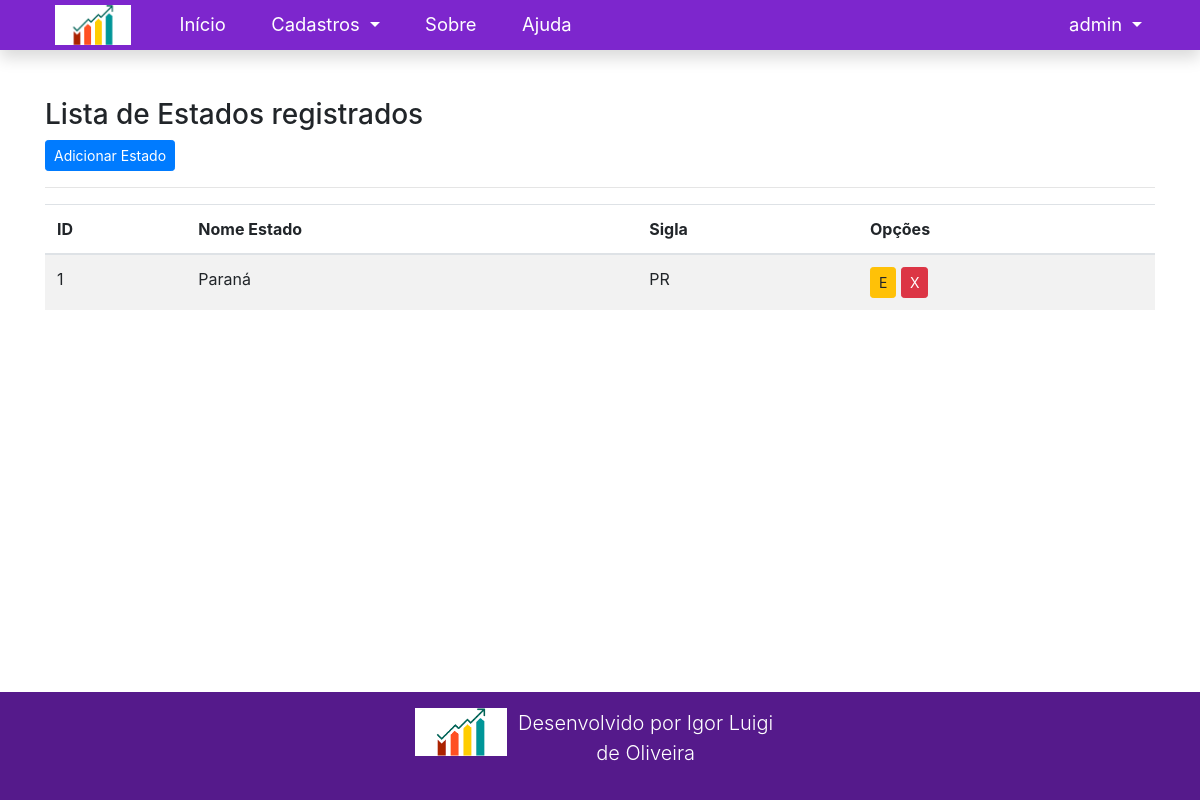
/listar/estado/ (signed in), run on an earlier commit of the app's database.
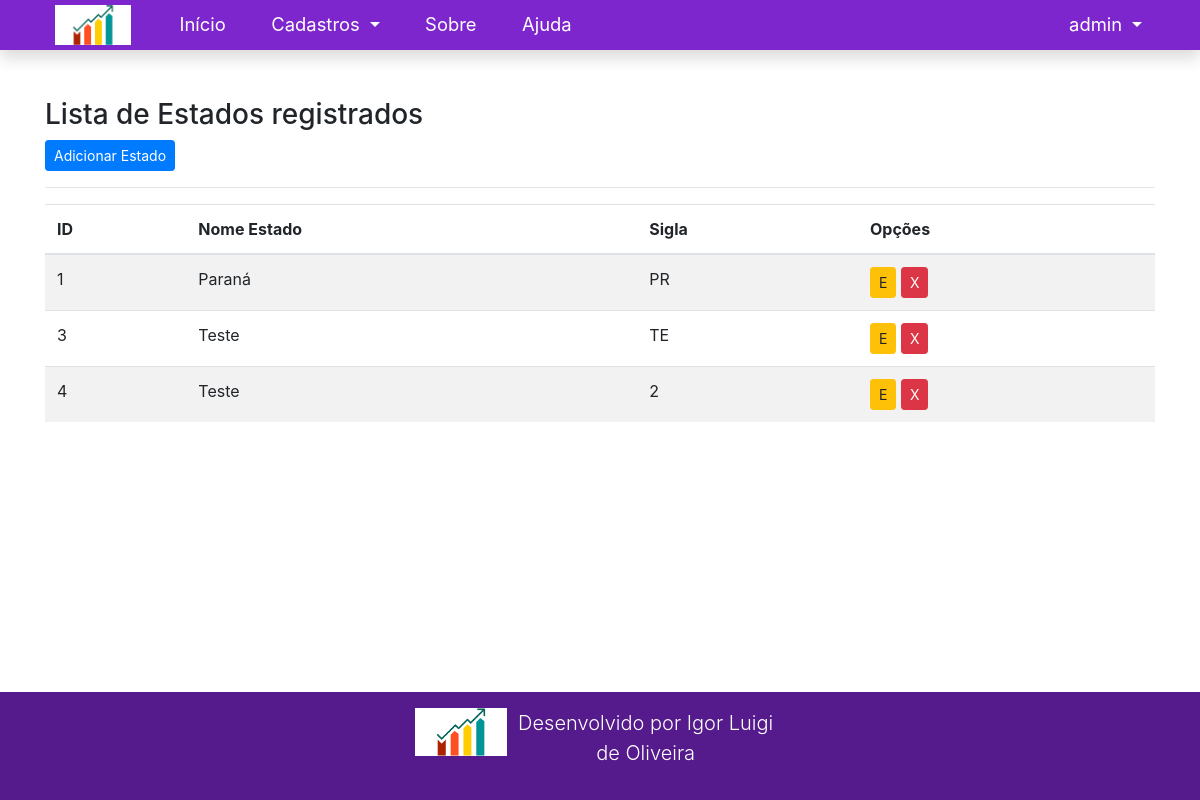
And on a later commit of the database.
### cadastros/models.py (models this page shows, shortened)
class Estado(models.Model):
    nomeestado = models.CharField(max_length=30, verbose_name="Estado")
    sigla = models.CharField(max_length=2, verbose_name="Sigla")

### cadastros/views.py (the view)
# urls.py: path('listar/estado/', EstadoList.as_view(), name='listar-estado'),
class EstadoList(LoginRequiredMixin, ListView):
    login_url = reverse_lazy('login')
    model = Estado
    template_name = 'cadastros/listar/estado.html'

### cadastros/templates/cadastros/listar/estado.html (shortened to what this page needs)
{% extends 'paginas/modelo.html' %}
{% load static %}
{% block conteudo %}
<h3>Lista de Estados registrados</h3>
<a href="{% url 'cadastrar-estado' %}" class="btn btn-primary btn-sm">Adicionar Estado</a>
<hr>
<div class="table-responsive">
    <table class="table table-striped" id="tabela-estado">
        <thead>
            <tr>
                <th>ID</th>
                <th>Nome Estado</th>
                <th>Sigla</th>
                <th>Opções</th>
            </tr>
        </thead>
        <tbody>
            {% for estado in object_list %}
            <tr>
                <td>{{ estado.pk }}</td>
                <td>{{ estado.nomeestado }}</td>
                <td>{{ estado.sigla }}</td>
                <td>
                    <a href="{% url 'editar-estado' estado.pk %}" class="btn btn-warning btn-sm" title="Editar">E</a>
                    <a href="{% url 'excluir-estado' estado.pk %}" class="btn btn-danger btn-sm" title="Excluir">X</a>
                </td>
            </tr>
            {% empty %}
            <tr>
                <td colspan="3">Nenhum estado foi cadastrado</td>
            </tr>
            {% endfor %}
        </tbody>
    </table>
</div>
{% endblock %}

What changed in the data, as far as the page shows it:
added Estado: pk "3", nomeestado "Teste", sigla "TE"
added Estado: pk "4", nomeestado "Teste", sigla "2"
